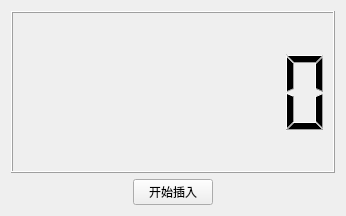
<?xml version="1.0" encoding="UTF-8"?>
<ui version="4.0">
 <class>Widget</class>
 <widget class="QWidget" name="Widget">
  <property name="geometry">
   <rect>
    <x>0</x>
    <y>0</y>
    <width>346</width>
    <height>216</height>
   </rect>
  </property>
  <property name="windowTitle">
   <string>Tian_sj</string>
  </property>
  <layout class="QGridLayout" name="gridLayout">
   <item row="0" column="0" colspan="3">
    <widget class="QLCDNumber" name="time">
     <property name="digitCount">
      <number>7</number>
     </property>
     <property name="segmentStyle">
      <enum>QLCDNumber::Filled</enum>
     </property>
     <property name="value" stdset="0">
      <double>0.000000000000000</double>
     </property>
    </widget>
   </item>
   <item row="1" column="0">
    <spacer name="horizontalSpacer">
     <property name="orientation">
      <enum>Qt::Horizontal</enum>
     </property>
     <property name="sizeHint" stdset="0">
      <size>
       <width>69</width>
       <height>20</height>
      </size>
     </property>
    </spacer>
   </item>
   <item row="1" column="1">
    <widget class="QPushButton" name="btn_start">
     <property name="text">
      <string>开始插入</string>
     </property>
    </widget>
   </item>
   <item row="1" column="2">
    <spacer name="horizontalSpacer_2">
     <property name="orientation">
      <enum>Qt::Horizontal</enum>
     </property>
     <property name="sizeHint" stdset="0">
      <size>
       <width>69</width>
       <height>20</height>
      </size>
     </property>
    </spacer>
   </item>
  </layout>
 </widget>
 <resources/>
 <connections/>
</ui>
